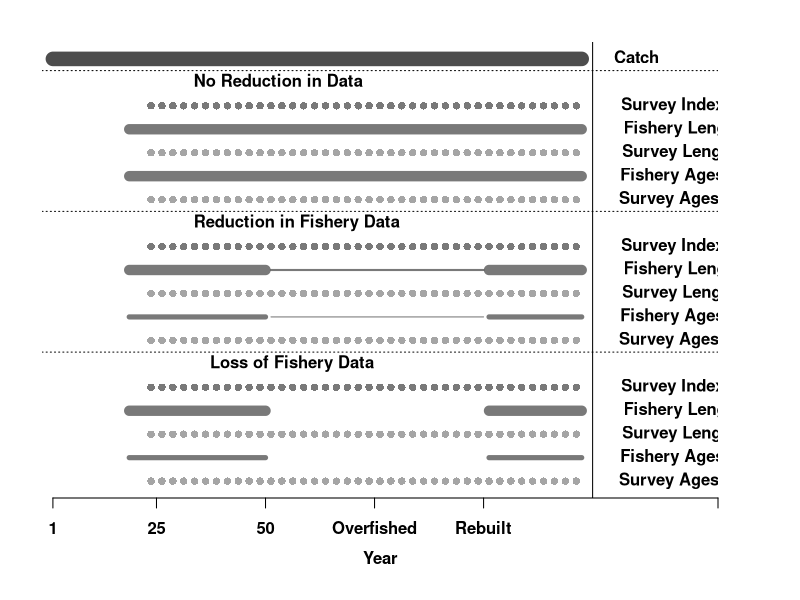

Generate this figure with R:
##########################################################
##########################################################
##													   	##
##				Data Availability Plot				   	##
##						Chapter 3						##
##		       Created: March 31, 2016				   	##
##				   Chantel Wetzel					   	##
##														##
##########################################################
##########################################################


catch.start  = 1
end.yr       = 100 - 2
survey.freq  = 2
survey.start = s.age.start  = s.len.start  = 19
f.age.start  = f.len.start  = 15

y.max = 1 + 5 + 5 + 3 +2 + 3 #Catch + Survey + Comps + Comps + Survey only comps + blank lines
fl.size  = 10
flr.size = 2
fa.size  = 5
far.size = 1
lab.size = 1
# Create vectors that will be ploted for each data source
catch  <- catch.start:end.yr
f.lens <- f.len.start:end.yr
f.ages <- f.age.start:end.yr
survey <- seq(survey.start, end.yr, survey.freq)
s.lens <- seq(s.len.start, end.yr, survey.freq)
s.ages <- seq(s.age.start, end.yr, survey.freq)

label<-c("Catch", "Survey Index", "Fishery Lengths", "Survey Lengths", "Fishery Ages", "Survey Ages", #DS 1
				  "Survey Index", "Fishery Lengths", "Survey Lengths", "Fishery Ages", "Survey Ages", #DS 2
				  "Survey Index", "Fishery Lengths", "Survey Lengths", "Fishery Ages", "Survey Ages") #DS 3


#symbols(x=x, y=y, circles=sqrt(size.cex)*maxsize,
#                      bg=adjustcolor(fleetcol[fleets==ifleet], alpha.f=alphasize),
#                      add=TRUE, inches=FALSE)


linecol1 <- rgb(0.3,0.3,0.3,1)
linecol2 <- rgb(0.3,0.3,0.3,.75) # dark grey with alpha (opacity) = 0.5
linecol3 <- rgb(0.3,0.3,0.3,.50) # black with alpha (opacity) = 0.5
linecol4 <- rgb(0.3,0.3,0.3,.35)

#png("DataScenarios.png",width=7,height=7,res=300,units="in") 

#Catch
	windows(width=9,height=7)
	par(mar=c(5.1,2.1,2.1,4.1))
	plot(catch, rep(max(y.max), end.yr), type="l", lwd=14, ylim=c(1,y.max), xlim=c(-1, end.yr + 25), xaxs="i", 
		col=linecol1,axes=FALSE, xlab="",ylab="")
	axis(side = 1, at = c(1, 20, 40, 60, 80, end.yr + 25), labels = c( 1, 25, 50, "Overfished", "Rebuilt", "" ), font =2 )
	mtext(side = 1,"Year", line=2.5, font = 2)
	text(end.yr + 16, max(y.max), label[1], pos = 2, font = 2, col = 1, cex = lab.size) 
	abline(v = end.yr + 2, lty=1); 
	#abline(h = max(y.max) - 0.20, lty=3)
	abline(h = max(y.max) - 0.5, lty=3)

# No reduction in sampling data scenario
	text(25, y.max - 1,"No Reduction in Data", font = 2, pos = 4, cex = lab.size)
	# Survey
		points(survey, rep(max(y.max) - 2, length(survey)), type = "p", pch = 16, lwd = 2, col = linecol2)
		text(end.yr + 28,  max(y.max) - 2, label[2], pos=2, col=1, font=2, cex=lab.size)
	#Fishery Lengths
		lines(f.lens,  rep(max(y.max) - 3, length(f.lens)), type="l", lwd=fl.size, col=linecol2)
		text(end.yr + 33,  max(y.max) - 3, label[3], pos=2, col=1, font=2, cex=lab.size)
	#Survey Lengths
		points(s.lens, rep(max(y.max) - 4, length(s.lens)), type="p", pch = 16, lwd=far.size, col=linecol3)
		text(end.yr + 32,  max(y.max) - 4, label[4], pos=2, col=1, font=2, cex=lab.size)
	#Fishery Ages
		lines(f.ages,  rep(max(y.max) - 5, length(f.ages)), type="l", lwd=fl.size, col=linecol2)
		text(end.yr + 28,  max(y.max) - 5, label[5], pos=2, col=1, font=2, cex=lab.size)
	#Survey Ages
		points(s.lens, rep(max(y.max) - 6, length(s.ages)), type="p", pch = 16, lwd=far.size, col=linecol3)
		text(end.yr + 27,  max(y.max) - 6, label[6], pos=2, col=1, font=2, cex=lab.size)
	abline(h = max(y.max) - 6.5, lty=3)

# Reduction in Data 
	text(25, y.max - 7, "Reduction in Fishery Data", font = 2, pos = 4, cex = lab.size)
	# Survey
		points(survey, rep(max(y.max) - 8, length(survey)), type = "p", pch = 16, lwd = 2, col = linecol2)
		text(end.yr + 28,  max(y.max) - 8, label[7], pos=2, col=1, font=2, cex=lab.size)
	#Fishery Lengths
		lines(f.len.start:40,   rep(max(y.max) - 9, length(f.len.start:40)), type="l", lwd=fl.size, col=linecol2)		
		lines(41:80,            rep(max(y.max) - 9, 40), type="l", lwd=flr.size, col=linecol2)
		lines(81:end.yr,        rep(max(y.max) - 9, length(81:end.yr)), type="l", lwd=fl.size, col=linecol2)
		text(end.yr + 33,           max(y.max) - 9, label[8], pos=2, col=1, font=2, cex=lab.size)
	#Survey Lengths
		points(s.lens, rep(max(y.max) - 10, length(s.lens)), type="p", pch = 16, lwd=far.size, col=linecol3)
		text(end.yr + 32,  max(y.max) - 10, label[9], pos=2, col=1, font=2, cex=lab.size)
	#Fishery Ages
		lines(f.age.start:40,   rep(max(y.max) - 11, length(f.age.start:40)), type="l", lwd=fa.size, col=linecol2)		
		lines(41:80,            rep(max(y.max) - 11, 40), type="l", lwd=far.size, col=linecol2)
		lines(81:end.yr,        rep(max(y.max) - 11, length(81:end.yr)), type="l", lwd=fa.size, col=linecol2)
		text(end.yr + 28,           max(y.max) - 11, label[10], pos=2, col=1, font=2, cex=lab.size)
	#Survey Ages
		points(s.lens, rep(max(y.max) - 12, length(s.ages)), type="p", pch = 16, lwd=far.size, col=linecol3)
		text(end.yr + 27,  max(y.max) - 12, label[11], pos=2, col=1, font=2, cex=lab.size)
	abline(h = max(y.max) - 12.5, lty=3)

# Loss of Fishery Data
	text(28, y.max - 13, "Loss of Fishery Data", font = 2, pos = 4)
	# Survey
		points(survey, rep(max(y.max) - 14, length(survey)), type = "p", pch = 16, lwd = 2, col = linecol2)
		text(end.yr + 28,  max(y.max) - 14, label[12], pos=2, col=1, font=2, cex=lab.size)
	#Fishery Lengths
		lines(f.len.start:40,   rep(max(y.max) - 15, length(f.len.start:40)), type="l", lwd=fl.size, col=linecol2)		
		lines(81:end.yr,        rep(max(y.max) - 15, length(81:end.yr)), type="l", lwd=fl.size, col=linecol2)
		text(end.yr + 33,           max(y.max) - 15, label[13], pos=2, col=1, font=2, cex=lab.size)
	#Survey Lengths
		points(s.lens, rep(max(y.max) - 16, length(s.lens)), type="p", pch = 16, lwd=far.size, col=linecol3)
		text(end.yr + 32,  max(y.max) - 16, label[14], pos=2, col=1, font=2, cex=lab.size)
	#Fishery Ages
		lines(f.age.start:40,   rep(max(y.max) - 17, length(f.age.start:40)), type="l", lwd=fa.size, col=linecol2)		
		lines(81:end.yr,        rep(max(y.max) - 17, length(81:end.yr)), type="l", lwd=fa.size, col=linecol2)
		text(end.yr + 28,           max(y.max) - 17, label[15], pos=2, col=1, font=2, cex=lab.size)
	#Survey Ages
		points(s.lens, rep(max(y.max) - 18, length(s.ages)), type="p", pch = 16, lwd=far.size, col=linecol3)
		text(end.yr + 27,  max(y.max) - 18, label[16], pos=2, col=1, font=2, cex=lab.size)
